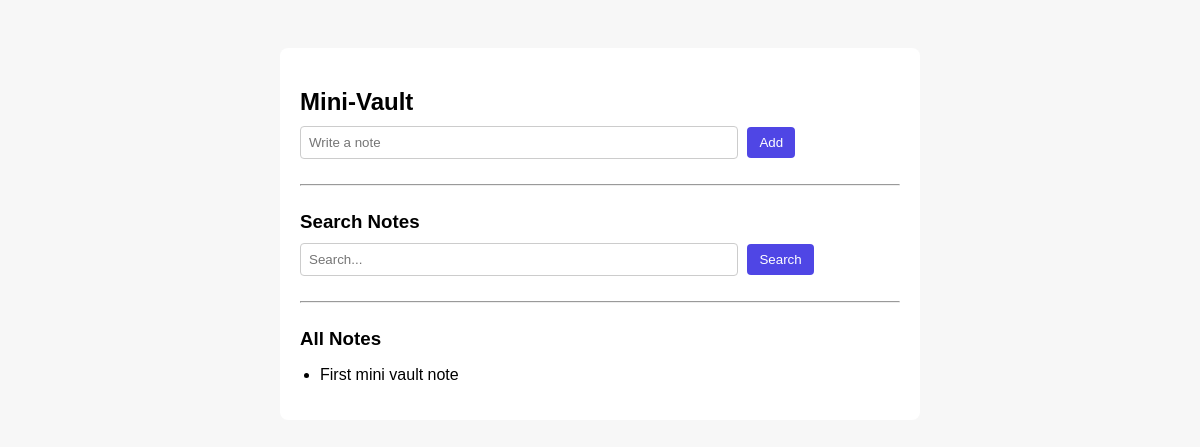
Before: / with the older database file.
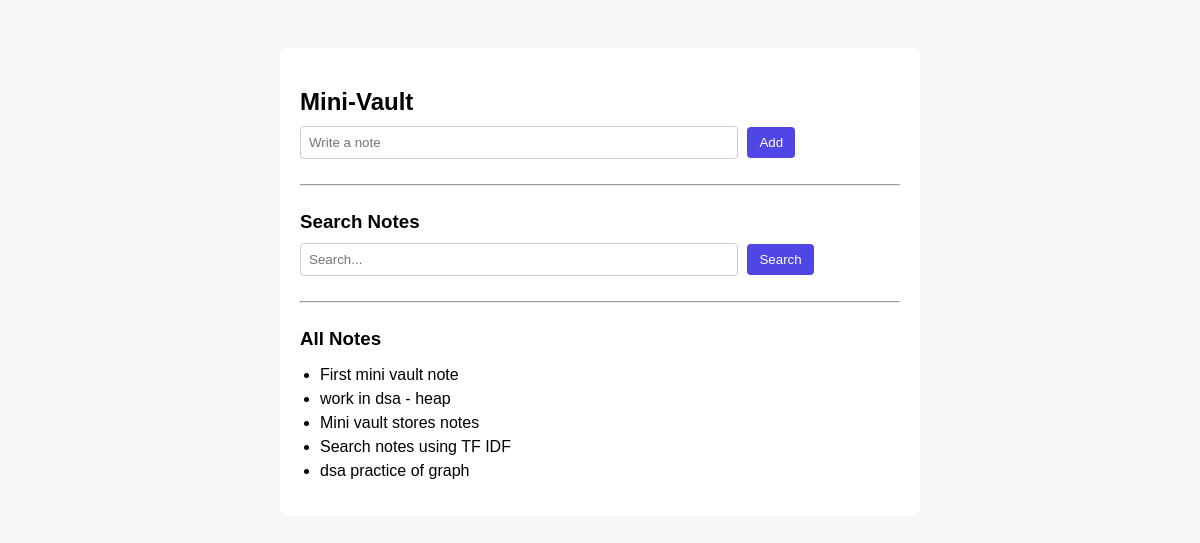
After: the same page with the newer database file.
### tables this page shows
CREATE TABLE notes(
                id INTEGER PRIMARY KEY AUTOINCREMENT,
                content TEXT,
                created_at TIMESTAMP
            );

### app.py (the view)
@app.get("/", response_class=HTMLResponse)
def home(request: Request):
    notes = db.get_all_notes()
    return templates.TemplateResponse(
        "index.html",
        {"request": request, "notes": notes}
    )

### templates/index.html (shortened to what this page needs)
<!DOCTYPE html>
<html>
<head>
</head>
<body>
<div class="container">
    <h2>Mini-Vault</h2>
    <form action="/add" method="post">
        <input type="text" name="note" placeholder="Write a note" required>
        <button type="submit">Add</button>
    </form>
    <hr>
    <h3>Search Notes</h3>
    <div class="search-box">
        <input type="text" id="query" placeholder="Search...">
        <button onclick="searchNotes()">Search</button>
    </div>
    <hr>
    <h3>All Notes</h3>
    <ul>
        {% for n in notes %}
            <li>{{ n[1] }}</li>
        {% endfor %}
    </ul>
</div>
</body>
</html>

### templates/index.html (style rules this page uses)
body { font-family: Arial, sans-serif; background: #f7f7f7; padding: 40px; }
.container { max-width: 600px; margin: auto; background: #ffffff; padding: 20px; border-radius: 8px; }
h2, h3 { margin-bottom: 10px; }
form, .search-box { margin-bottom: 20px; }
input[type="text"] { width: 70%; padding: 8px; border: 1px solid #ccc; border-radius: 4px; }
button { padding: 8px 12px; margin-left: 5px; border: none; background: #4f46e5; color: white; border-radius: 4px; cursor: pointer; }
ul { padding-left: 20px; }
li { margin-bottom: 6px; }
hr { margin: 25px 0; }

Changed rows visible on the page:
added notes: content "work in dsa - heap"
added notes: content "Mini vault stores notes"
added notes: content "Search notes using TF IDF"
added notes: content "dsa practice of graph"
